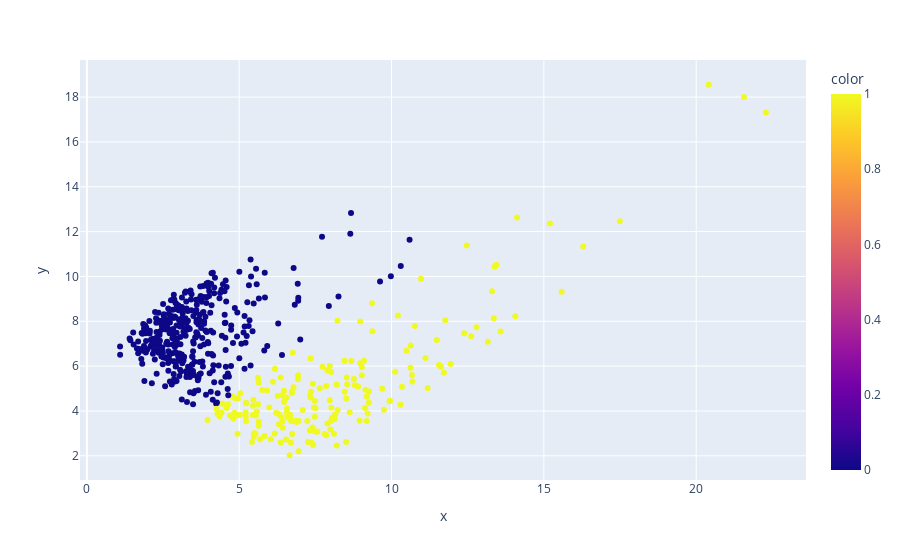

This figure's notebook cell:
### Code cell
import plotly.express as px
fig = px.scatter(Xtransform, 
                 x=Xtransform[:, 0], 
                 y=Xtransform[:, 1],
                 color=Final_Label,
                )
fig

### Figure 1 — Plotly figure (JSON) as saved in the notebook; plotly's stock layout.template omitted (floating-point values rounded to 4 significant figures; data arrays with more than 128 entries replaced by an {"elided": "..."} marker saying what was removed)
{"data": [{"hovertemplate": "x=%{x}<br>y=%{y}<br>color=%{marker.color}<extra></extra>", "legendgroup": "", "marker": {"color": {"elided": "569 int values"}, "coloraxis": "coloraxis", "symbol": "circle"}, "mode": "markers", "name": "", "orientation": "v", "showlegend": false, "type": "scatter", "x": {"elided": "569 float values"}, "xaxis": "x", "y": {"elided": "569 float values"}, "yaxis": "y"}], "layout": {"coloraxis": {"colorbar": {"title": {"text": "color"}}, "colorscale": [[0, "#0d0887"], [0.1111, "#46039f"], [0.2222, "#7201a8"], [0.3333, "#9c179e"], [0.4444, "#bd3786"], [0.5556, "#d8576b"], [0.6667, "#ed7953"], [0.7778, "#fb9f3a"], [0.8889, "#fdca26"], [1, "#f0f921"]]}, "legend": {"tracegroupgap": 0}, "margin": {"t": 60}, "xaxis": {"anchor": "y", "domain": [0, 1], "title": {"text": "x"}}, "yaxis": {"anchor": "x", "domain": [0, 1], "title": {"text": "y"}}}}
